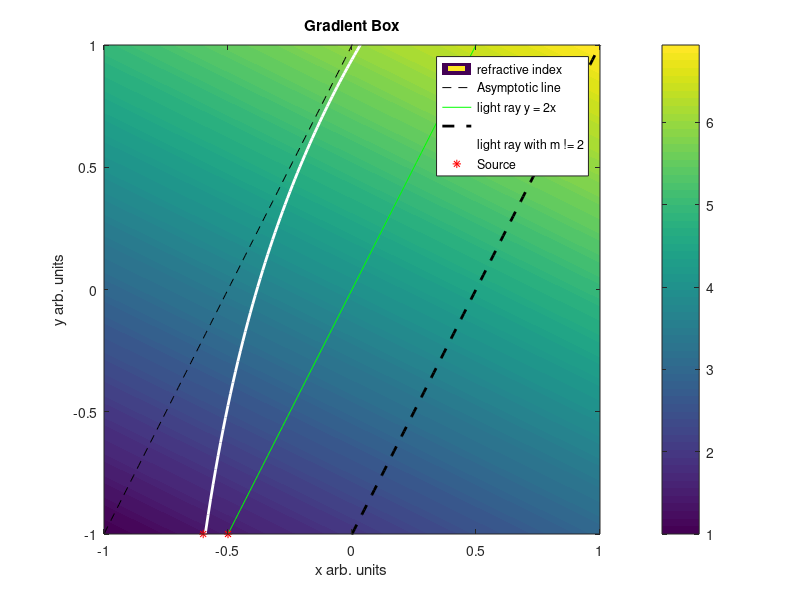

Recreate this plot in MATLAB.
% Straight Line trace
u = -1 : 0.01 : 1;
[x, y] = meshgrid(u, u);
m = 2; %Y = [];
c = [-0.5 0 0.5];
n = x + 2.*y + 4;
Y = m .*( u' - c );
hold on;
contourf(x, y, n, 100, 'LineColor', 'None');
plot(u, Y(:, 1), 'k--', u, Y(:, 2), 'g', u, Y(:, 3), 'k--', 'LineWidth', 2);
plot(u, log2(2.4*(u + 0.8)), 'w', 'LineWidth', 2)
plot([-0.5 -0.6], [-1 -1], 'r*');
colorbar;
axis([-1 1 -1 1]);
legend('refractive index ', 'Asymptotic line',...
    'light ray y = 2x', ' ', 'light ray with m != 2',...
    'Source', 'location', 'best');
box on;
xlabel('x arb. units');
ylabel('y arb. units');
title('Gradient Box');